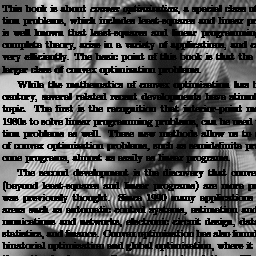
%> input picture barbara_contaminated.png, 256 x 256 px
$ octave M1_Code_norm1.m   (GNU Octave 9; MATLAB toolbox functions it lacks are replaced by stand-ins)
%> lines starting %> are read from the running program, lines starting %| are printed output that depends on the picture
### swt2.m
%stationary frame transform for 2D image
%im---image
%order---spline order: 1 or 3
%level---decomposition level
function ds=swt2(im,order,level)

[height, width] = size(im);

%get the mask
allmask = splmask(order,1,'U');
[maskno, masklen] = size(allmask);

%space allocation
% |  |   |   |...| ......|   |    |...|
%app    det(le)           det(1)
%ie, first array is approx part, followed by detail part on level le,
%then detail part on level (le-1) all the way up to detail on level 1
wavecfs = zeros(height, width, 1+level*(maskno^2-1));
wavecfs(:,:,1) = im;
for le=1:level
    %mask with padding zeros
    allmask = splmask(order,le,'U');
    [maskno, masklen] = size(allmask);
    %filtering with filter on X, then with filter on Y
    app = reshape(wavecfs(:,:,1),height,width);
    windex = (level-le)*(maskno^2-1);
    for fi=1:maskno
        es = MirrorExtY(app,(masklen-1)/2,1);
        tmpx = conv2(es,allmask(fi,:)','valid'); %on X
        %taking transpose is for filtering on Y
        es = MirrorExtY(tmpx',(masklen-1)/2,1);
        for fj=1:maskno
            tmpxy = conv2(es,allmask(fj,:)','valid'); %on Y
            if(fi==1)&&(fj==1)
                wavecfs(:,:,1)=tmpxy'; %transpose again
            else
                wavecfs(:,:,windex+maskno*(fi-1)+fj)=tmpxy';
            end
        end
    end
end

ds=wavecfs;
%=========%


%%=========     SCALING FACTOR CONSIDERATION    ============%%
%its purpose is to energy preserving by L2-norm coefficients
%that is: normalization should be the one satisfying Bessel inequality

%====   the downsampled version ============================%%
%the normalization factor is 1/sqrt(2)
%with respect to the mask in the refinement or wavelet equation

%====   the undecimated version ============================%%
%the normalization factor is 1/2
%with respect to the mask in the refinement or wavelet equation

%%%=========================================================%%
%please refer to p149 <<A wavelet tour of signal processing>>

%the mask for linear or cubic spline wavelets, and Harr wavelet
    function m = splmask(order, level, version)

        pad=zeros(1,2^(level-1)-1);
        if order == 0
            %linear spline frame masks
            if version == 'U' %undecimated
                phi=1/2*[1 pad 0 pad 1];
                psi=1/2*[1 pad 0 pad -1];
            else  %version == 'D'
                phi=1/2*[1 pad 0 pad 1];
                psi=1/2*[1 pad 0 pad -1];
            end
            m=[phi;psi];
        elseif order==1
            %linear spline frame masks
            if version == 'U' %undecimated
                phi=1/4*[1 pad 2 pad 1];       %refinement mask
                psi1=sqrt(2)/4*[1 pad 0 pad -1];    %first wavelet mask
                psi2=1/4*[-1 pad 2 pad -1];         %second wavelet mask
            else  %version == 'D'
                phi=sqrt(2)/4*[1 pad 2 pad 1];
                psi1=1/2*[1 pad 0 pad -1];
                psi2=sqrt(2)/4*[-1 pad 2 pad -1];
            end
            m=[phi;psi1;psi2];
        elseif order==3
            %cubic spline frame masks
            if version == 'U' %undecimated
                phi=[1/16 pad 1/4 pad 3/8 pad 1/4 pad 1/16];            %refinement mask
                psi1=[-1/8 pad -1/4 pad 0 pad 1/4 pad 1/8];             %first wavelet mask
                psi2=sqrt(3)/sqrt(2)*[1/8 pad 0 pad -1/4 pad 0 pad 1/8];%second wavelet mask
                psi3=[-1/8 pad 1/4 pad 0 pad -1/4 pad 1/8];             %third wavelet mask
                psi4=[1/16 pad -1/4 pad 3/8 pad -1/4 pad 1/16];         %fourth wavelet mask
            else
                phi=sqrt(2)*[1/16 pad 1/4 pad 3/8 pad 1/4 pad 1/16];
                psi1=sqrt(2)*[-1/8 pad -1/4 pad 0 pad 1/4 pad 1/8];
                psi2=sqrt(3)*[1/8 pad 0 pad -1/4 pad 0 pad 1/8];
                psi3=sqrt(2)*[-1/8 pad 1/4 pad 0 pad -1/4 pad 1/8];
                psi4=sqrt(2)*[1/16 pad -1/4 pad 3/8 pad -1/4 pad 1/16];
            end
            m=[phi;psi1;psi2;psi3;psi4];
        else
            error('wrong spline order');
        end

    end


%mirror extension for a signal or image on X axis
    % [44 lines left out: functions MirrorExtX, MirrorExtY, not called in this run]

end

### iswt2.m
%inverse stationary wavelet transform for 2D image
%s---signal
%order---spline order: 1 or 3
%level---decomposition level
function rs=iswt2(ds,order,level)

%get the dimension
[height, width, arrayno] = size(ds);

%get the mask
allmask = splmask(order,1,'U');
[maskno, masklen] = size(allmask);

%space allocation
% |  |    |   |...| ......|   |    |...|
%app(le)  det(le)             det(1)
%ie, first array is approx part, followed by detail part on level le,
%then detail part on level (le-1) all the way up to detail on level 1
for le=level:-1:1
    %approx part on current level
    if le==level
        att=reshape(ds(:,:,1),height,width);
    else
        att=rs;
    end
    %mask with padding zeros
    allmask = splmask(order,le,'U');
    allmask = allmask(:,end:-1:1); %flip the masks
    [maskno, masklen] = size(allmask);
    %reconstruction one level up
    %storage of wavelets on current level starts from windex+2
    windex = (level-le)*(maskno^2-1);
    rs = zeros(size(att));
    for fi=1:maskno
        %first reconstruct on Y
        tmpy = zeros(size(rs'));
        for fj=1:maskno
            if(fi==1)&&(fj==1)
                tmpim = att;
            else
                tmpim = reshape(ds(:,:,windex+maskno*(fi-1)+fj),height,width);
            end
            if mod(fj,2)==0
                es = MirrorExtY(tmpim',(masklen-1)/2,2);
            else
                es = MirrorExtY(tmpim',(masklen-1)/2,1);
            end
            tmpy = tmpy+conv2(es,allmask(fj,:)','valid');
        end
        %then reconstruct on X
        if mod(fi,2)==0
            es = MirrorExtY(tmpy',(masklen-1)/2,2);
        else
            es = MirrorExtY(tmpy',(masklen-1)/2,1);
        end
        rs = rs+conv2(es,allmask(fi,:)','valid');
    end
    %rs=rs/4;
end
%================================================%


%%=========     SCALING FACTOR CONSIDERATION    ============%%
%its purpose is to energy preserving by L2-norm coefficients
%that is: normalization should be the one satisfying Bessel inequality

%====   the downsampled version ============================%%
%the normalization factor is 1/sqrt(2)
%with respect to the mask in the refinement or wavelet equation

%====   the undecimated version ============================%%
%the normalization factor is 1/2
%with respect to the mask in the refinement or wavelet equation

%%%=========================================================%%
%please refer to p149 <<A wavelet tour of signal processing>>

%the mask for linear or cubic spline wavelets, and Harr wavelet
    % [46 lines left out: function splmask, not called in this run]


%mirror extension for a signal or image on X axis
    % [44 lines left out: functions MirrorExtX, MirrorExtY, not called in this run]


end

### AT_multi.m
function [outputArg1] = AT_multi(x,Omega,num)
%A_MULTI

N=zeros(num,1);

for ii=1:length(Omega)

N(Omega(ii))=x(ii)+N(Omega(ii));
end

outputArg1=N;
end

### shrink1.m
function [y] = shrink1(x,t)
%SHRINK1
M=0*x;
for ii=1:length(x)
    if x(ii)>t
        M(ii)=x(ii)-t;
    end
    if x(ii)<-1*t
        M(ii)=x(ii)+t;
    end

end
y=M;

### M1_Code_norm1.m
clear all
tic
I1 = double(imread('barbara_contaminated.png')); % I1 is a 256 by 256 matrix
%> I1: size 256x256 double; min 0, max 231, mean 87.4; mean of the top-left, top-right, bottom-left and bottom-right quarters 105.3, 66.6, 101.5, 76.3
% I1 = double(imread('cameraman_contaminated.png'));
load Omega  %%%%% I1(Omega), I2(Omega) are not contaminated. Omega is the index of uncontaminated pixels
level=2;% parameter of wavelet transformation function

%%%%%%   Wavelet transformation  W*u,, W^T*W = I
coef = swt2(I1,1,level);% this is Wx
%> the loop in swt2, `for le=1:level` made 2 passes
%> pass 2, in swt2, `app = reshape(wavecfs(:,:,1),height,width);`:
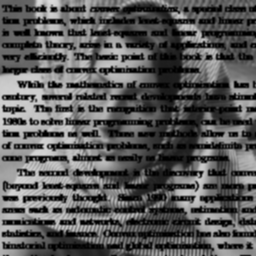
%> app: size 256x256 double; min 0, max 219.3, mean 87.4
[s1 s2 s3]=size(coef);
%> s1 = 256; s2 = 256; s3 = 17
%%% Soft Thresholding needs to apply on coef(:,:,2:end)
%%%%%  Inverse wavelet transformation W^T*u
% newI = iswt2(coef,1,1);

Index1=linspace(1,s1*s2,s1*s2)';
Index2=linspace(1,s1*s2*s3,s1*s2*s3)';

I1=I1(Index1);%chenge matrix to vector
% Q=coef(Index2);
b=I1(Omega);%calculate one constraint(Ax=b)
mu=0.05;% parameter in ALM
Rho=0.01*mu;% step size in ALM with Rho < mu
x=I1*0;% initial condiction of x
V_1=0*b+0.1;% initial condiction of V_1
V_2=0*coef(Index2);% initial condiction of V_2
temp=swt2(reshape(x,s1,s2),1,level);% calculate Ax=Q(Q is in matrix)
Q=temp(Index2);% change Q to a vector form
testerr=zeros(500,3);% calculation errors and iteration numbers

%> (the run ends here)
